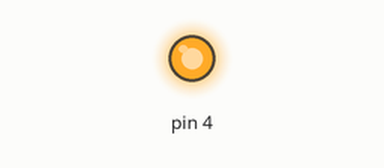
Simulated run of this sketch. Board: Arduino Uno, built with avr-gcc and run on an emulated ATmega328P. On the bench: output pins drawn as LEDs (lit = HIGH).

Above: at 0.1 s.
Timing chart, 0 to 1.6 s (numbered marks = the images above):
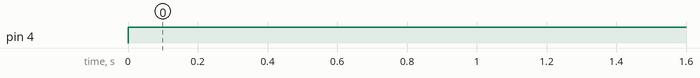

The sketch:

light_up_led.ino
```cpp
void setup() {
  // initialize digital pin D4 as an output.
  pinMode(4, OUTPUT);
}

void loop() {
  digitalWrite(4, HIGH);   // turn the pin on
}
```

Measured:
- by itself, pin 4: LOW → HIGH at 0.00 s
